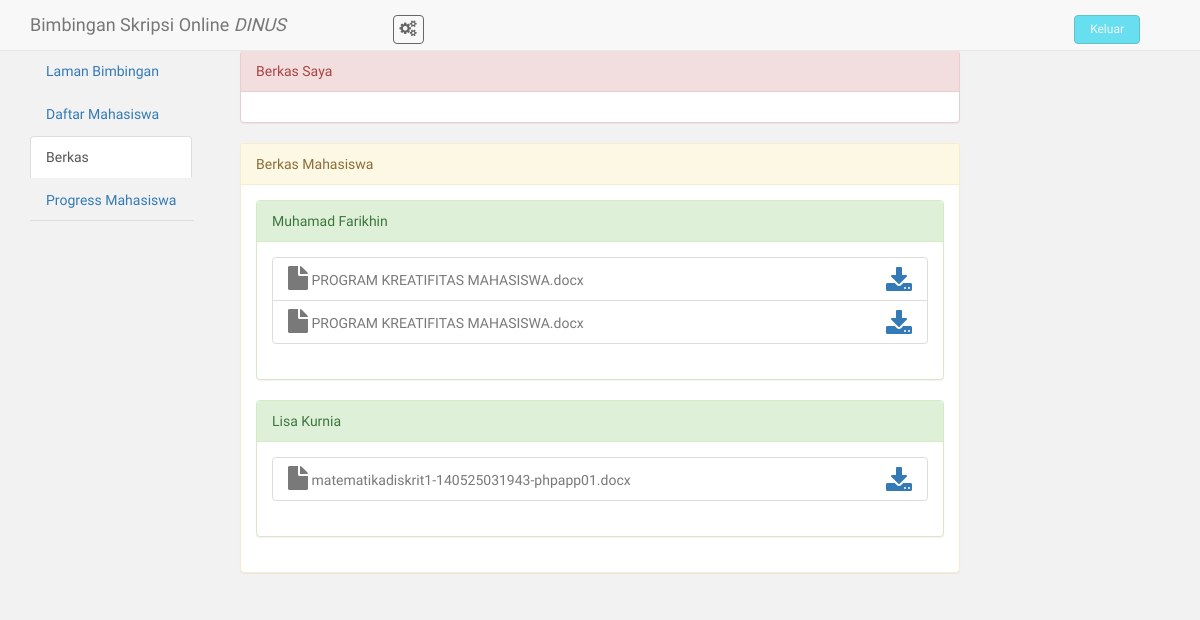
The page /berkas_dsn.php (signed in) on the database its author committed.
### tables this page shows
CREATE TABLE IF NOT EXISTS `mahasiswa` (
  `id_mhs` int(10) NOT NULL AUTO_INCREMENT,
  `nama` varchar(50) NOT NULL,
  `nim` varchar(15) NOT NULL,
  `prodi` varchar(30) NOT NULL,
  `jen_kel` enum('Laki-laki','Perempuan') NOT NULL,
  `tempat_lahir` varchar(20) NOT NULL,
  `tgl_lahir` date NOT NULL,
  `alamat` text NOT NULL,
  `telp` varchar(15) NOT NULL,
  `email` varchar(30) NOT NULL,
  `username` varchar(30) NOT NULL,
  `password` varchar(40) NOT NULL,
  `dir_foto` varchar(50) DEFAULT NULL,
  `jdl_skripsi` text NOT NULL,
  PRIMARY KEY (`id_mhs`),
  UNIQUE KEY `username` (`username`)
);

CREATE TABLE IF NOT EXISTS `berkas_mhs` (
  `id_berkas_mhs` int(11) NOT NULL AUTO_INCREMENT,
  `nama_berkas` varchar(50) NOT NULL,
  `dir_berkas` varchar(50) NOT NULL,
  PRIMARY KEY (`id_berkas_mhs`)
);

### dosen.php (called while the page is built, shortened)
<?php
	class dosen{
		private $host="localhost";
		private $user="root";
		private $db="bso";
		private $pass="";
		private $conn;
		public function __construct()
		{
			$this->conn = new PDO("mysql:host=".$this->host.";dbname=".$this->db,$this->user,$this->pass);
			$this->conn->setAttribute(PDO::ATTR_ERRMODE, PDO::ERRMODE_EXCEPTION);
		}
		public function daftarMhs($id_dsn)
		{
			$sql = "SELECT id_mhs, nama, nim, prodi, alamat, telp, email, jdl_skripsi
					FROM mahasiswa
					WHERE id_mhs IN (
						SELECT id_mhs
						FROM bimbingan
						WHERE kode_bimbingan = (
										SELECT kode_bimbingan
										FROM klmp_bimbingan
										WHERE id_dsn = :id_dsn ))";
			$q = $this->conn->prepare($sql) or die("Gagal!");
			$q->bindParam(':id_dsn', $id_dsn);
			$q->execute();
			$sql2 = $sql;
			$stmt = $this->conn->prepare($sql2);
			$stmt->bindParam(':id_dsn', $id_dsn);
			$stmt->execute();
			$row = $stmt->fetch(PDO::FETCH_NUM);
			while($r = $q->fetch(PDO::FETCH_ASSOC))
			{
				$data[] = $r;
			}
			if($row)
			{
				return $data;
			}
			else return false;
		}
		public function showBerkasMhs($id_mhs)
		{
			$sql = "SELECT nama_berkas, dir_berkas FROM berkas_mhs
					WHERE id_berkas_mhs
					IN (
						SELECT id_berkas_mhs
						FROM pengumpulan_tgs
						WHERE id_tugas
						IN (
							SELECT id_tugas
							FROM penugasan
							WHERE id_instruksi
							IN (
								SELECT id_instruksi
								FROM instruksi
								WHERE id_bimbingan =
								(
									SELECT id_bimbingan
									FROM bimbingan
									WHERE id_mhs = :id_mhs )
								)
							)
						)";
			$q = $this->conn->prepare($sql) or die("Gagal!");
			$q->bindParam(':id_mhs', $id_mhs);
			$q->execute();
			$sql2 = $sql;
			$stmt = $this->conn->prepare($sql2);
			$stmt->bindParam(':id_mhs', $id_mhs);
			$stmt->execute();
			$row = $stmt->fetch(PDO::FETCH_NUM);
			while($r = $q->fetch(PDO::FETCH_ASSOC))
			{
				$data[] = $r;
			}
			if($row)
			{
				return $data;
			}
			else
				return false;
		}
	}
?>

### berkas_dsn.php (the view, shortened to what this page needs)
<?php
	include_once("dosen.php");
	$obj = new dosen;
	$id_dsn = $_SESSION['id_dsn'];
?>
<!DOCTYPE html>
<html>
<head>
	<link href="assets/css/bootstrap.css" rel="stylesheet">
    <link href="assets/font-awesome/css/font-awesome.css" rel="stylesheet" />
    <link href="assets/css/style.css" rel="stylesheet">
    <link href="assets/css/style-responsive.css" rel="stylesheet">
</head>
<body>
		<div class="container-fluid">
		<header>
			<div class="navbar navbar-default navbar-fixed-top" role="navigation">
				<div class="navbar-header">
					<div class="container">
						<a class="navbar-brand" href="home_dsn.php">Bimbingan Skripsi Online <em>DINUS</em></a>
						<div class="nav notify-row" id="top_menu">
			                <ul class="nav top-menu">
			                    <li id="header_inbox_bar" class="dropdown">
			                        <a data-toggle="dropdown" class="dropdown-toggle" href="home_dsn.php#">
			                            <i class="fa fa-cogs"></i>
			                        </a>
			                    </li>
			                </ul>
			            </div>
			           	<div class="top-menu">
            				<ul class="nav pull-right top-menu">
                    		<li><a class="logout" href="logout.php">Keluar</a></li>
            				</ul>
            			</div>
					</div>
				</div>
			</div>
		</header>
		<div class="container-fluid" style="padding-top : 50px">
			<div class="row">
				<div class="col-lg-2">
					<ul class="nav nav-tabs nav-stacked" data-spy="affix">
						<li><a href="home_dsn.php">Laman Bimbingan</a></li>
						<li><a href="daftar_mhs.php">Daftar Mahasiswa</a></li>
						<li class="active"><a href="berkas_dsn.php">Berkas</a></li>
						<li><a href="progress_mhs.php">Progress Mahasiswa</a></li>
					</ul>
				</div>
				<div class="col-lg-8">
	           		<div class="container-fluid">
		           		<div class="panel panel-danger">
		           			<div class="panel-heading">
		           				Berkas Saya
		           			</div>
		           			<div class="panel-body">
		           			</div>
		           		</div>
		           		<div class="panel panel-warning">
		           			<div class="panel-heading">
		           				Berkas Mahasiswa
		           			</div>
		           			<div class="panel-body">
		           				<?php
		           					if($obj->daftarMhs($id_dsn))
		           					{
		           						foreach ($obj->daftarMhs($id_dsn) as $key) {
		           							extract($key);
				           					if($obj->showBerkasMhs($id_mhs))
				           					{
				           						echo
				           						'<div class="panel panel-success">
				           							<div class="panel-heading">'.$nama.'</div>
				           							<div class="panel-body">
				           							<ul class="list-group">';
				           						foreach ($obj->showBerkasMhs($id_mhs) as $value) {
				           							extract($value);
				           							echo '
					           						<li class="list-group-item"><i class="fa fa-file fa-2x fa-lg"></i> '.$nama_berkas.'
							                    		<div class="pull-right">
							                    		<a href="'.$dir_berkas.'"><i class="fa fa-download fa-2x"></i></a>
						                    			</div>
						                    		</li>';
				           						}
					                    		echo '</ul></div></div>';
				           					}
				           				}
				           			}
		           				?>
		           			</div>
		           		</div>
					</div>
				</div>
			</div>
		</div>
	</div>
</body>
</html>

### assets/css/style.css (style rules this page uses)
body { color: #797979; background: #f2f2f2; font-family: 'Ruda', sans-serif; padding: 0px !important; margin: 0px !important; font-size:14px; }
ul li { list-style: none; }
a, a:hover, a:focus { text-decoration: none; outline: none; }
ul.top-menu > li > .logout { color: #f2f2f2; font-size: 12px; border-radius: 4px; -webkit-border-radius: 4px; border: 1px solid #64c3c2 !important; padding: 5px 15px; margin-right: 15px; background: #68dff0; margin-top: 15px; }
#top_menu .nav > li, ul.top-menu > li { float: left; }
.notify-row { float: left; margin-top: 15px; margin-left: 92px; }
ul.top-menu > li > a { color: #666666; font-size: 16px; border-radius: 4px; -webkit-border-radius: 4px; border:1px solid #666666 !important; padding: 2px 6px; margin-right: 15px; }

### rows shown on the page
mahasiswa: nama "Muhamad Farikhin"
berkas_mhs: nama_berkas "PROGRAM KREATIFITAS MAHASISWA.docx"
berkas_mhs: nama_berkas "PROGRAM KREATIFITAS MAHASISWA.docx"
mahasiswa: nama "Lisa Kurnia"
berkas_mhs: nama_berkas "matematikadiskrit1-140525031943-phpapp01.docx"
